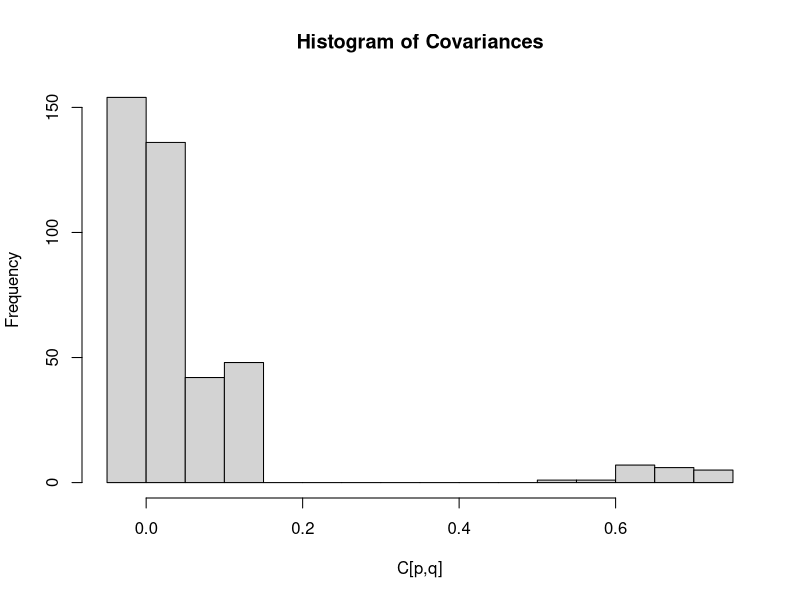

Here is the R script that generated this plot:
# simulation_gen.R
# Fixed λₚ for p = 1…10, zeros for p = 11…20; n = 1000, σ² = 0.2

setwd("/Users/peterdunson/Desktop/Joint-Bayesian-Factor-Models/ciprian_sim")

set.seed(26031980)

# 1) Parameters
P       <- 20
n       <- 1000
sigmasq <- 0.6

# 2) Fixed loadings vector λₚ
lambdaP <- c(rep(1 / sqrt(10), 10), rep(0, 10))  # length P

# 3) Simulate noise εᵢₚ ∼ N(0, σ²)
Epsilon <- sqrt(sigmasq) * matrix(rnorm(n * P), nrow = n, ncol = P)

# 4) Simulate latent scores bᵢ ∼ N(0,1)
b <- rnorm(n)

# 5) Build data Xᵢₚ = λₚ bᵢ + εᵢₚ
X <- outer(b, lambdaP) + Epsilon

C <- cov(X)
hist(C, breaks = 20, main = "Histogram of Covariances", xlab = "C[p,q]")

sim <- list(
   X       = X,        # n × P data matrix
   lambdaP = lambdaP,  # true loadings
   b       = b,        # latent scores
   Epsilon = Epsilon,  # noise matrix
   C       = C         # empirical covariance
)
saveRDS(sim, "sim_fixed_lambda_k1_5.rds")